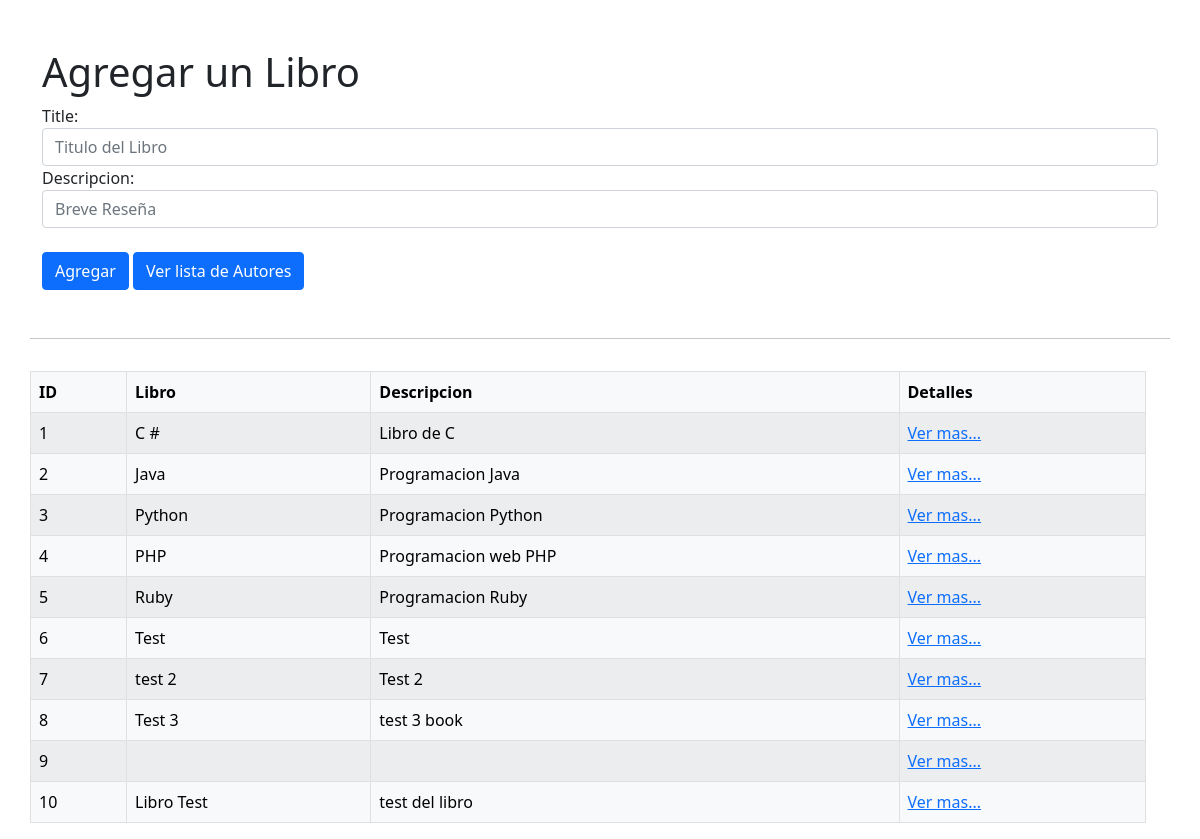
The page / on the database its author committed.
### books_authors_app/models.py (models this page shows, shortened)
class Book(models.Model):
    title = models.CharField(max_length=255)
    desc = models.CharField(max_length=255)
    created_at = models.DateTimeField(auto_now_add=True)
    updated_at = models.DateTimeField(auto_now=True)

### books_authors_app/views.py (the view)
# urls.py: path('', views.index, name='index'),
def index(request):
    context = {
        "all_books": Book.objects.all()
    }
    return render(request, 'index.html', context)

### books_authors_app/templates/index.html (shortened to what this page needs)
<!DOCTYPE html>
<html lang="en">
<head>
    {% load static %}
    <link rel="stylesheet" href="{% static 'css/bootstrap.min.css' %}">
</head>
<body>
    <div class="container mt-5">
        <div class="row">
            <div class="col">
                <h1>Agregar un Libro</h1>
                <form action="/crear_libro" method="post">
                    <label>Title:</label>
                    <input type="text" name="title" placeholder="Titulo del Libro" class="form-control form-group">
                    <label>Descripcion:</label>
                    <input type="text" name="desc" placeholder="Breve Reseña" class="form-control form-group"><br>
                    <input type="submit" value="Agregar" class="btn btn-primary">
                    <a href="/authors" class="btn btn-primary">Ver lista de Autores</a>
                </form>
            </div>
            <hr class="mt-5" />
            <div class="row">
                <table class="table table-light table-bordered table-striped">
                    <thead>
                        <tr>
                            <th scope="col">ID</th>
                            <th scope="col">Libro</th>
                            <th scope="col">Descripcion</th>
                            <th scope="col">Detalles</th>
                        </tr>
                    </thead>
                    <tbody>
                        {% for book in all_books %}
                            <tr>
                                <td scope="row">{{book.id}}</td>
                                <td>{{book.title}}</td>
                                <td>{{book.desc}}</td>
                                <td><a href="/books/{{book.id}}">Ver mas...</a></td>
                            </tr>
                        {% endfor %}
                    </tbody>
                </table>
            </div>
        </div>
    </div>
</body>
</html>

### rows shown on the page
Book: id "1", title "C #", desc "Libro de C"
Book: id "2", title "Java", desc "Programacion Java"
Book: id "3", title "Python", desc "Programacion Python"
Book: id "4", title "PHP", desc "Programacion web PHP"
Book: id "5", title "Ruby", desc "Programacion Ruby"
Book: id "6", title "Test", desc "Test"
Book: id "7", title "test 2", desc "Test 2"
Book: id "8", title "Test 3", desc "test 3 book"
Book: id "9"
Book: id "10", title "Libro Test", desc "test del libro"
